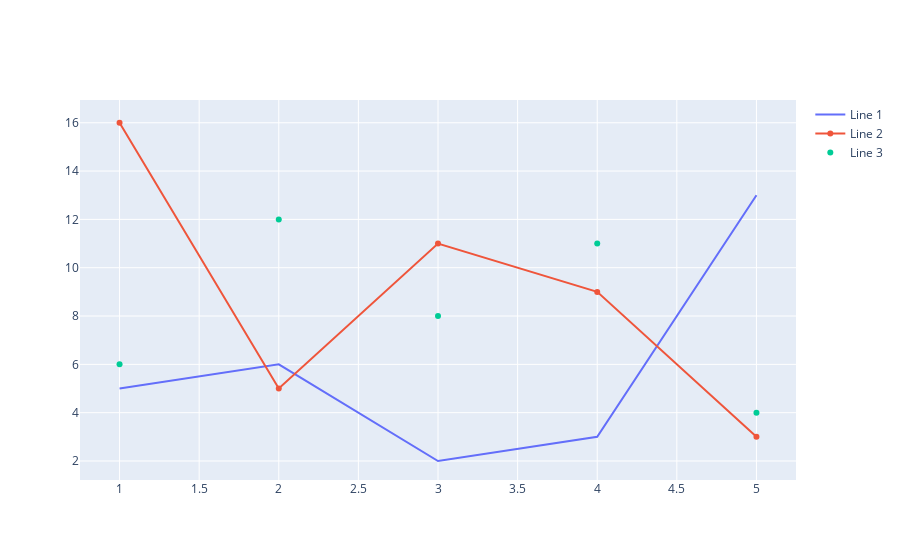

Notebook cell for this chart:
### Code cell
fig = go.Figure()
fig.add_trace(go.Scatter(x=x1, y=y1, mode='lines', name='Line 1'))
fig.add_trace(go.Scatter(x=x2, y=y2, mode='lines+markers', name='Line 2'))
fig.add_trace(go.Scatter(x=x3, y=y3, mode='markers', name='Line 3'))
fig.show()

### Figure 1 — Plotly figure (JSON) as saved in the notebook; plotly's stock layout.template omitted (floating-point values rounded to 4 significant figures)
{"data": [{"mode": "lines", "name": "Line 1", "type": "scatter", "x": [1, 2, 3, 4, 5], "y": [5, 6, 2, 3, 13]}, {"mode": "lines+markers", "name": "Line 2", "type": "scatter", "x": [1, 2, 3, 4, 5], "y": [16, 5, 11, 9, 3]}, {"mode": "markers", "name": "Line 3", "type": "scatter", "x": [1, 2, 3, 4, 5], "y": [6, 12, 8, 11, 4]}], "layout": {}}
